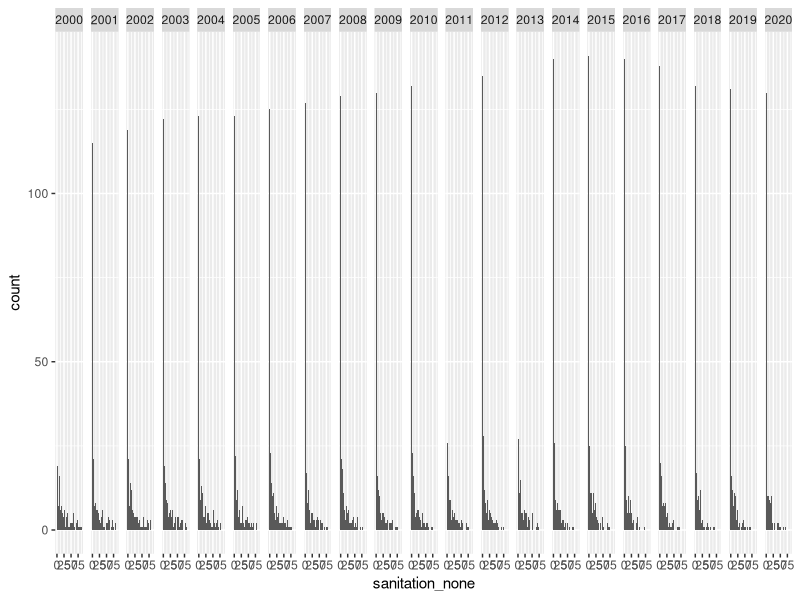

This figure's R source:
## ---- chunk 1
library(tidyverse)
wat_san <- read_csv("data/water-and-sanitation.csv")
## ---- chunk 2
ggplot(data = wat_san, 
       mapping = aes(x = sanitation_none,)) +
  geom_histogram()+ facet_grid(~Year)
## ---- chunk 3

## ---- chunk 4

## ---- chunk 5

## ---- chunk 6
  
## ---- chunk 7

